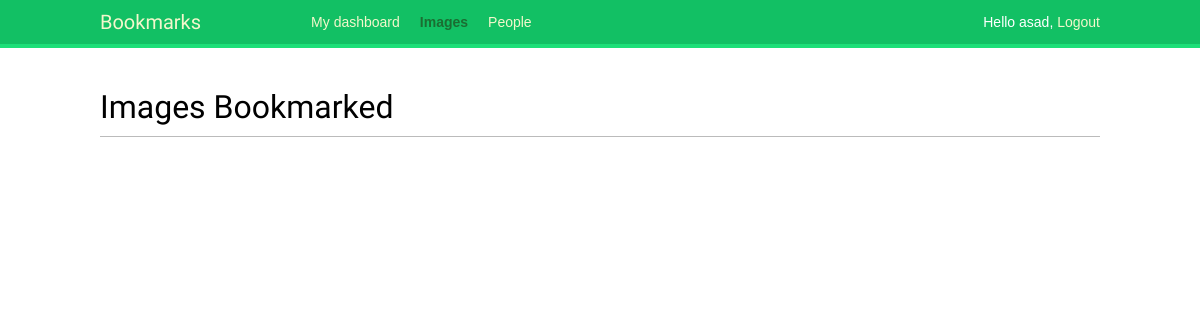
Page /images/ (signed in) on the earlier database version.
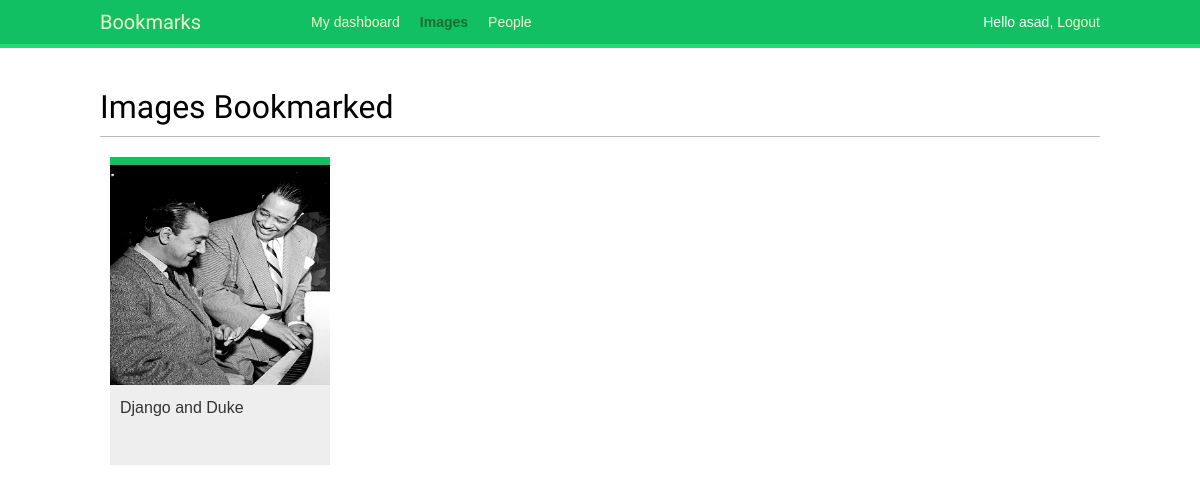
Same page on the later database version.
### images/models.py (models this page shows, shortened)
class Image(models.Model):
    user = models.ForeignKey(settings.AUTH_USER_MODEL,
                             related_name='images_created',
                             on_delete=models.CASCADE)
    title = models.CharField(max_length=200)
    slug = models.SlugField(max_length=200, blank=True)
    url = models.URLField()
    image = models.ImageField(upload_to='images/%Y/%m/%d/')
    description = models.TextField(blank=True)
    created = models.DateField(auto_now_add=True, db_index=True)
    users_like = models.ManyToManyField(settings.AUTH_USER_MODEL,
                                        related_name='images_liked',
                                        blank=True)
    def get_absolute_url(self):
        return reverse("images:detail", args=[self.id, self.slug])

### images/views.py (the view)
# urls.py: path('', views.image_list, name='list')
@login_required
def image_list(request):
    images = Image.objects.all()
    paginator = Paginator(images, 8)
    page = request.GET.get('page')
    print(page)
    try:
        images = paginator.page(page)
    except PageNotAnInteger:
        images = paginator.page(1)
    except EmptyPage:
        if request.is_ajax():
            return HttpResponse('')
        images = paginator.page(paginator.num_pages)
    if request.is_ajax():
        return render(request, 'images/image/list_ajax.html',
                      {
                          'section':'images',
                          'images' : images
                      })
    return render(request, 'images/image/list.html',
                  {
                      'section':'images',
                      'images':images
                  })

### images/templates/images/image/list.html (shortened to what this page needs)
{% extends 'base.html' %}
{% block content %}
    <h1>Images Bookmarked</h1>
    <div id="image-list">
        {% include "images/image/list_ajax.html" %}
    </div>
{% endblock  %}

### images/templates/images/image/list_ajax.html
{% load thumbnail %}
{% for image in images %}
    <div class="image">
        <a href="{{ image.get_absolute_url }}">
        {% thumbnail image.image 150x150 crop="smart" as im %}
        <a href="{{ image.get_absolute_url }}">
            <img src="{{ im.url }}"">
        </a>
        </a>
        <div class="info">
            <a href="{{ image.get_absolute_url }}" class="title">
                {{image.title}}
            </a>
        </div>
    </div>
{% endfor %}

Differences in the rows shown:
added Image: title "Django and Duke"
